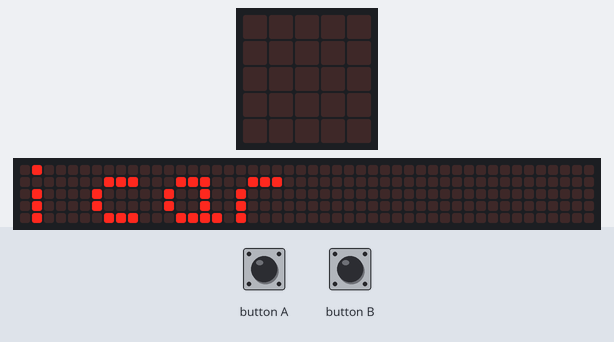
The program below on a simulated BBC micro:bit (MakeCode). Parts: the board's 5×5 LED display, a strip that is not on the board, showing the scrolling text unrolled. Inputs (shaded band) come from the test bench. Random numbers come from a fixed seed; the 48×5 strip is a reading aid, not a part: it shows the text the display is scrolling, unrolled, one strip-width of it at a time.

Above: at 18.5 s.
20.2 s: button A pressed for 0.15 s
At 20.9 s:
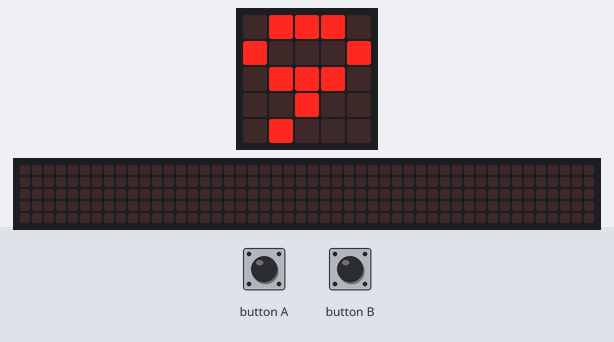
23.3 s: button A pressed for 0.15 s
At 25.4 s:
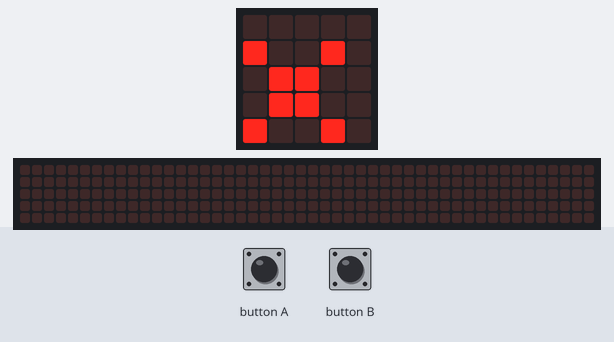
At 28.2 s:
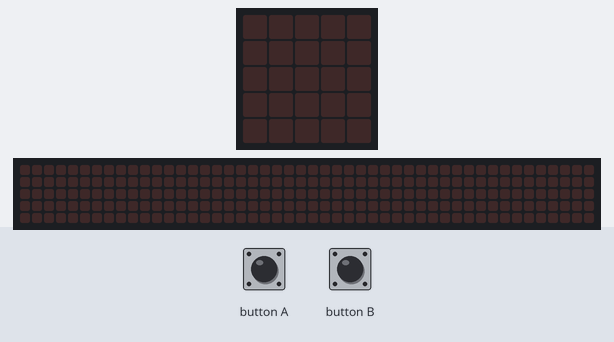

The program:

main.ts
```typescript
input.onButtonPressed(Button.A, function () {
    factor_1 = randint(0, 9)
    factor_1 = randint(0, 9)
    basic.showNumber(factor_1)
    basic.pause(500)
    basic.showString("x")
    basic.showNumber(factor_2)
    basic.pause(500)
    basic.clearScreen()
})
input.onButtonPressed(Button.B, function () {
    basic.showNumber(factor_1 * factor_2)
    basic.pause(500)
    basic.clearScreen()
})
let factor_2 = 0
let factor_1 = 0
basic.showString("tabla de multiplicar")
basic.clearScreen()
```

test.ts
```typescript
// aquí va el archivo "tests"; esto no se compilará cuando este paquete se utilice como una extensión.
```

Measured:
- after the input at 20.2 s, the display: changes after 0.15 s (image 1)
- what the display in image 0 shows lasts 0.4 s, from 18.5 s to 18.9 s
- what the display in image 1 shows lasts 1.2 s, from 20.4 s to 21.6 s
- what the display in image 2 shows lasts 0.7 s, from 24.9 s to 25.6 s
